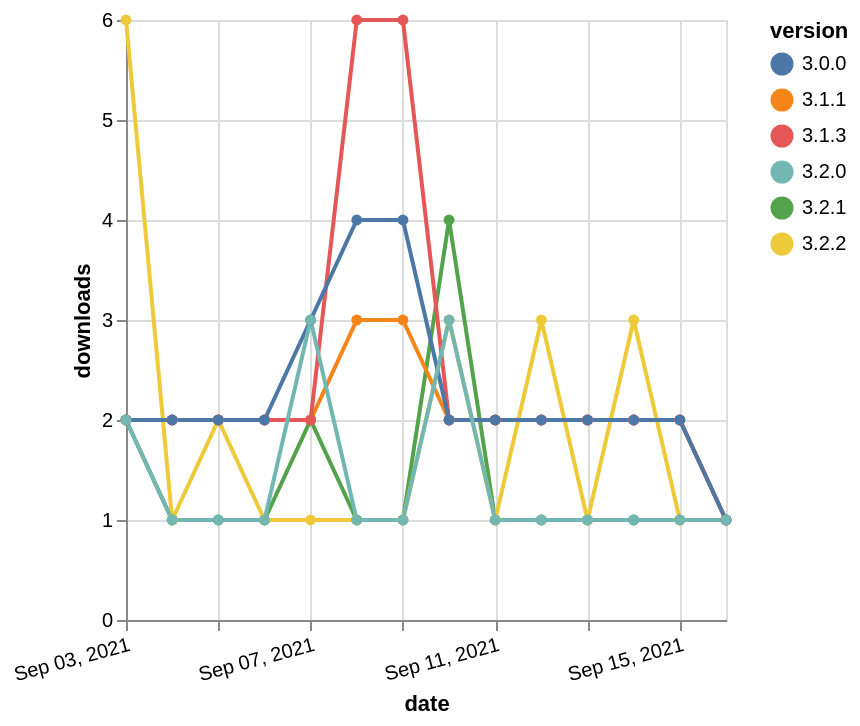

Express this chart as Vega-Lite.
### Vega-Lite specification from a JSON file in a GitHub repository (floating-point values rounded to 4 significant figures)
{"$schema": "https://vega.github.io/schema/vega-lite/v5.json", "description": "A simple bar chart with embedded data.", "data": {"values": [{"date": "2021-09-03", "total": 418, "delta": 2, "version": "3.2.1"}, {"date": "2021-09-04", "total": 419, "delta": 1, "version": "3.2.1"}, {"date": "2021-09-05", "total": 420, "delta": 1, "version": "3.2.1"}, {"date": "2021-09-06", "total": 421, "delta": 1, "version": "3.2.1"}, {"date": "2021-09-07", "total": 423, "delta": 2, "version": "3.2.1"}, {"date": "2021-09-08", "total": 424, "delta": 1, "version": "3.2.1"}, {"date": "2021-09-09", "total": 425, "delta": 1, "version": "3.2.1"}, {"date": "2021-09-10", "total": 429, "delta": 4, "version": "3.2.1"}, {"date": "2021-09-11", "total": 430, "delta": 1, "version": "3.2.1"}, {"date": "2021-09-12", "total": 431, "delta": 1, "version": "3.2.1"}, {"date": "2021-09-13", "total": 432, "delta": 1, "version": "3.2.1"}, {"date": "2021-09-14", "total": 433, "delta": 1, "version": "3.2.1"}, {"date": "2021-09-15", "total": 434, "delta": 1, "version": "3.2.1"}, {"date": "2021-09-16", "total": 435, "delta": 1, "version": "3.2.1"}, {"date": "2021-09-03", "total": 4250, "delta": 2, "version": "3.1.1"}, {"date": "2021-09-04", "total": 4252, "delta": 2, "version": "3.1.1"}, {"date": "2021-09-05", "total": 4254, "delta": 2, "version": "3.1.1"}, {"date": "2021-09-06", "total": 4256, "delta": 2, "version": "3.1.1"}, {"date": "2021-09-07", "total": 4258, "delta": 2, "version": "3.1.1"}, {"date": "2021-09-08", "total": 4261, "delta": 3, "version": "3.1.1"}, {"date": "2021-09-09", "total": 4264, "delta": 3, "version": "3.1.1"}, {"date": "2021-09-10", "total": 4266, "delta": 2, "version": "3.1.1"}, {"date": "2021-09-11", "total": 4268, "delta": 2, "version": "3.1.1"}, {"date": "2021-09-12", "total": 4270, "delta": 2, "version": "3.1.1"}, {"date": "2021-09-13", "total": 4272, "delta": 2, "version": "3.1.1"}, {"date": "2021-09-14", "total": 4274, "delta": 2, "version": "3.1.1"}, {"date": "2021-09-15", "total": 4276, "delta": 2, "version": "3.1.1"}, {"date": "2021-09-16", "total": 4277, "delta": 1, "version": "3.1.1"}, {"date": "2021-09-03", "total": 177, "delta": 6, "version": "3.2.2"}, {"date": "2021-09-04", "total": 178, "delta": 1, "version": "3.2.2"}, {"date": "2021-09-05", "total": 180, "delta": 2, "version": "3.2.2"}, {"date": "2021-09-06", "total": 181, "delta": 1, "version": "3.2.2"}, {"date": "2021-09-07", "total": 182, "delta": 1, "version": "3.2.2"}, {"date": "2021-09-08", "total": 183, "delta": 1, "version": "3.2.2"}, {"date": "2021-09-09", "total": 184, "delta": 1, "version": "3.2.2"}, {"date": "2021-09-10", "total": 187, "delta": 3, "version": "3.2.2"}, {"date": "2021-09-11", "total": 188, "delta": 1, "version": "3.2.2"}, {"date": "2021-09-12", "total": 191, "delta": 3, "version": "3.2.2"}, {"date": "2021-09-13", "total": 192, "delta": 1, "version": "3.2.2"}, {"date": "2021-09-14", "total": 195, "delta": 3, "version": "3.2.2"}, {"date": "2021-09-15", "total": 196, "delta": 1, "version": "3.2.2"}, {"date": "2021-09-16", "total": 197, "delta": 1, "version": "3.2.2"}, {"date": "2021-09-03", "total": 3148, "delta": 2, "version": "3.1.3"}, {"date": "2021-09-04", "total": 3150, "delta": 2, "version": "3.1.3"}, {"date": "2021-09-05", "total": 3152, "delta": 2, "version": "3.1.3"}, {"date": "2021-09-06", "total": 3154, "delta": 2, "version": "3.1.3"}, {"date": "2021-09-07", "total": 3156, "delta": 2, "version": "3.1.3"}, {"date": "2021-09-08", "total": 3162, "delta": 6, "version": "3.1.3"}, {"date": "2021-09-09", "total": 3168, "delta": 6, "version": "3.1.3"}, {"date": "2021-09-10", "total": 3170, "delta": 2, "version": "3.1.3"}, {"date": "2021-09-11", "total": 3172, "delta": 2, "version": "3.1.3"}, {"date": "2021-09-12", "total": 3174, "delta": 2, "version": "3.1.3"}, {"date": "2021-09-13", "total": 3176, "delta": 2, "version": "3.1.3"}, {"date": "2021-09-14", "total": 3178, "delta": 2, "version": "3.1.3"}, {"date": "2021-09-15", "total": 3180, "delta": 2, "version": "3.1.3"}, {"date": "2021-09-16", "total": 3181, "delta": 1, "version": "3.1.3"}, {"date": "2021-09-03", "total": 3160, "delta": 2, "version": "3.0.0"}, {"date": "2021-09-04", "total": 3162, "delta": 2, "version": "3.0.0"}, {"date": "2021-09-05", "total": 3164, "delta": 2, "version": "3.0.0"}, {"date": "2021-09-06", "total": 3166, "delta": 2, "version": "3.0.0"}, {"date": "2021-09-07", "total": 3169, "delta": 3, "version": "3.0.0"}, {"date": "2021-09-08", "total": 3173, "delta": 4, "version": "3.0.0"}, {"date": "2021-09-09", "total": 3177, "delta": 4, "version": "3.0.0"}, {"date": "2021-09-10", "total": 3179, "delta": 2, "version": "3.0.0"}, {"date": "2021-09-11", "total": 3181, "delta": 2, "version": "3.0.0"}, {"date": "2021-09-12", "total": 3183, "delta": 2, "version": "3.0.0"}, {"date": "2021-09-13", "total": 3185, "delta": 2, "version": "3.0.0"}, {"date": "2021-09-14", "total": 3187, "delta": 2, "version": "3.0.0"}, {"date": "2021-09-15", "total": 3189, "delta": 2, "version": "3.0.0"}, {"date": "2021-09-16", "total": 3190, "delta": 1, "version": "3.0.0"}, {"date": "2021-09-03", "total": 360, "delta": 2, "version": "3.2.0"}, {"date": "2021-09-04", "total": 361, "delta": 1, "version": "3.2.0"}, {"date": "2021-09-05", "total": 362, "delta": 1, "version": "3.2.0"}, {"date": "2021-09-06", "total": 363, "delta": 1, "version": "3.2.0"}, {"date": "2021-09-07", "total": 366, "delta": 3, "version": "3.2.0"}, {"date": "2021-09-08", "total": 367, "delta": 1, "version": "3.2.0"}, {"date": "2021-09-09", "total": 368, "delta": 1, "version": "3.2.0"}, {"date": "2021-09-10", "total": 371, "delta": 3, "version": "3.2.0"}, {"date": "2021-09-11", "total": 372, "delta": 1, "version": "3.2.0"}, {"date": "2021-09-12", "total": 373, "delta": 1, "version": "3.2.0"}, {"date": "2021-09-13", "total": 374, "delta": 1, "version": "3.2.0"}, {"date": "2021-09-14", "total": 375, "delta": 1, "version": "3.2.0"}, {"date": "2021-09-15", "total": 376, "delta": 1, "version": "3.2.0"}, {"date": "2021-09-16", "total": 377, "delta": 1, "version": "3.2.0"}]}, "width": "container", "mark": {"type": "line", "point": {"filled": true}}, "encoding": {"x": {"field": "date", "type": "temporal", "timeUnit": "yearmonthdate", "title": "date", "axis": {"labelAngle": -15}}, "y": {"field": "delta", "type": "quantitative", "title": "downloads"}, "color": {"field": "version", "type": "nominal"}, "tooltip": {"field": "delta"}}}
